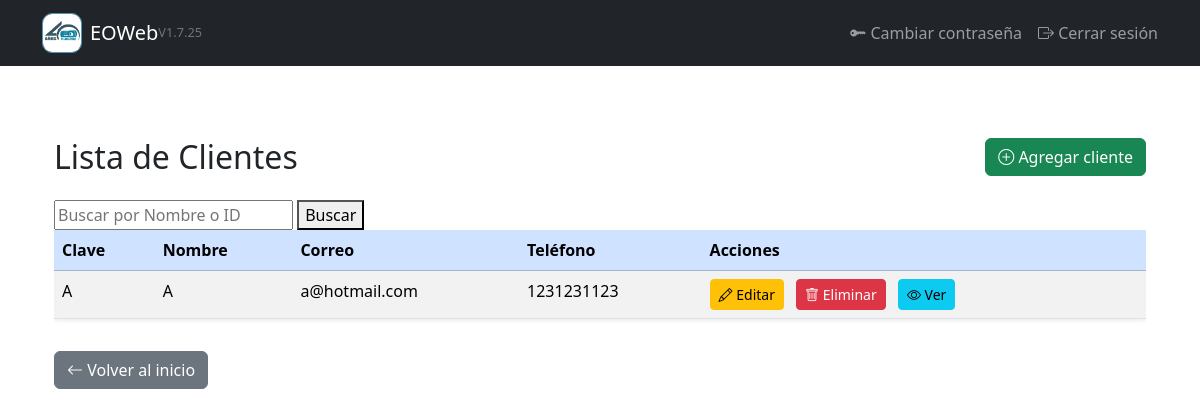
The page /clientes/ (signed in) on the database as committed earlier.
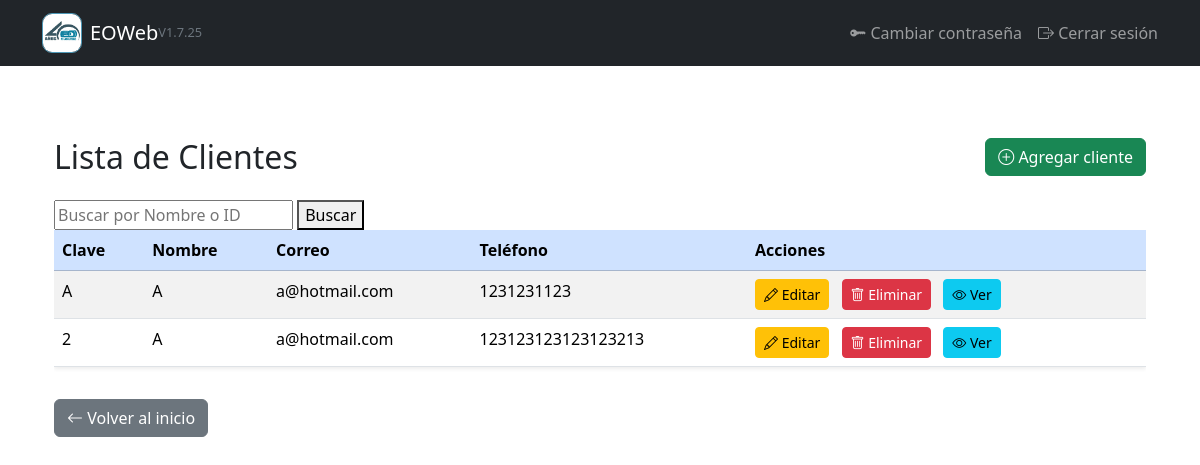
The same page on the database as committed later.
### gestion/models.py (models this page shows, shortened)
class Cliente(models.Model):
    clave = models.CharField(max_length=100, unique=True, null=True, blank=True)
    nombre = models.CharField("Nombre", max_length=255)
    calle = models.CharField("Calle", max_length=100, blank=True, null=True)
    numero_exterior = models.CharField("Número exterior", max_length=10, blank=True, null=True)
    numero_interior = models.CharField("Número interior", max_length=10, blank=True, null=True)
    colonia = models.CharField("Colonia", max_length=100)
    ciudad = models.CharField("Ciudad", max_length=100)
    telefono = models.CharField("Teléfono 1", max_length=10, blank=True)
    extension = models.CharField("Extensión", max_length=3, blank=True, null=True)
    telefono2 = models.CharField("Teléfono 2", max_length=10, blank=True, null=True)
    movil = models.CharField("Móvil", max_length=10, blank=True, null=True)
    atencion_a = models.CharField("Atención a", max_length=255, blank=True)
    obra = models.CharField("Obra", max_length=150)
    localizacion = models.CharField("Localización", max_length=150, blank=True)
    correo = models.EmailField("Correo", blank=True)

### gestion/views.py (the view)
# urls.py: path('clientes/',views.lista_clientes, name='lista_clientes'),
@login_required
def lista_clientes(request):
    query = request.GET.get('busqueda', '')
    if query:
        clientes = Cliente.objects.filter(
            Q(nombre__icontains=query) |
            Q(id__iexact=query)
        )
    else:
        clientes = Cliente.objects.all()
    return render(request, 'gestion/lista_clientes.html', {'clientes': clientes})

### gestion/templates/gestion/lista_clientes.html (shortened to what this page needs)
{% extends "gestion/base.html" %}
{% load static %}
{% block content %}
<div class="container my-5">
    <div class="d-flex justify-content-between align-items-center mb-4">
        <h2 class="mb-0">Lista de Clientes</h2>
        <a href="{% url 'agregar_cliente' %}" class="btn btn-success">
            <i class="bi bi-plus-circle"></i> Agregar cliente
        </a>
    </div>
    <form method="get">
        <input type="text" name="busqueda" placeholder="Buscar por Nombre o ID" value="{{ request.GET.busqueda }}">
        <button type="submit">Buscar</button>
    </form>
    <div class="table-responsive">
        <table class="table table-striped table-hover shadow-sm">
            <thead class="table-primary">
                <tr>
                    <th>Clave</th>
                    <th>Nombre</th>
                    <th>Correo</th>
                    <th>Teléfono</th>
                    <th>Acciones</th>
                </tr>
            </thead>
            <tbody>
                {% for cliente in clientes %}
                <tr>
                    <td>{{ cliente.clave }}</td>
                    <td>{{ cliente.nombre }}</td>
                    <td>{{ cliente.correo }}</td>
                    <td>{{ cliente.telefono }}</td>
                    <td>
                        <a href="{% url 'modificar_cliente' cliente.id %}" class="btn btn-sm btn-warning me-2">
                            <i class="bi bi-pencil"></i> Editar
                        </a>
                        <a href="{% url 'eliminar_cliente' cliente.id %}" class="btn btn-sm btn-danger me-2">
                            <i class="bi bi-trash"></i> Eliminar
                        </a>
                        <a href="{% url 'ver_cliente' cliente.id %}" class="btn btn-info btn-sm">
                            <i class="bi bi-eye"></i> Ver
                        </a>
                    </td>
                </tr>
                {% empty %}
                <tr>
                    <td colspan="5" class="text-center">No hay clientes.</td>
                </tr>
                {% endfor %}
            </tbody>
        </table>
    </div>
    <a href="{% url 'inicio' %}" class="btn btn-secondary mt-3">
        <i class="bi bi-arrow-left"></i> Volver al inicio
    </a>
</div>
{% endblock %}

Rows that differ between the two databases and show on the page:
added Cliente: clave "2", nombre "A", correo "a@hotmail.com", telefono "123123123123123213"
